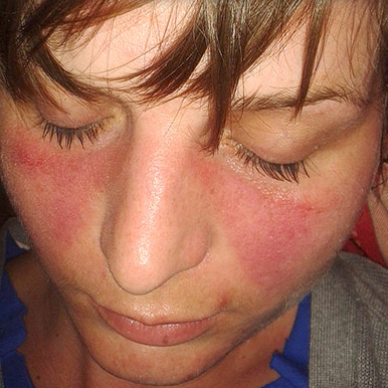
#> input picture Medical/Disease Images/Lupus.png, 388 x 388 px
$ jupyter execute --allow-errors 'Analysis of Autoimmune diseases diagnosis.ipynb'
#> lines starting #> are read from the running program, lines starting #| are printed output that depends on the picture
## Quantitative Analysis of Histopathological Images for Autoimmune Diseases Diagnosis

### Brief about the Autoimmune diseases

[cell 1]
import matplotlib.pyplot as plt
import matplotlib.image as mpimg

# Load images
img_lupus=mpimg.imread('Medical/Disease Images/Lupus.png')
#> img_lupus is the input picture: shape (388, 388, 4) float32; mean R, G, B, A 0.62, 0.41, 0.325, 1
img_arthritis=mpimg.imread('Medical/Disease Images/Arthritis.png')
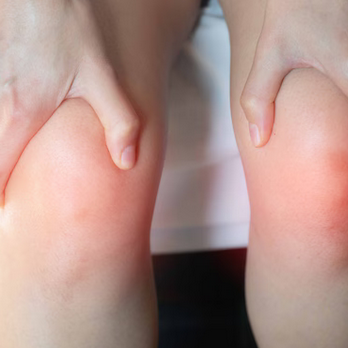
#> input picture Medical/Disease Images/Arthritis.png, 348 x 348 px
#> img_arthritis is the input picture: shape (348, 348, 4) float32; mean R, G, B, A 0.688, 0.566, 0.537, 1
img_sclerosis=mpimg.imread('Medical/Disease Images/Sclerosis.png')
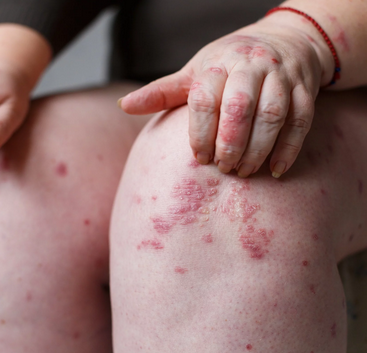
#> input picture Medical/Disease Images/Sclerosis.png, 367 x 353 px
#> img_sclerosis is the input picture: shape (353, 367, 4) float32; mean R, G, B, A 0.558, 0.433, 0.423, 1

# Create a figure with a single row and three columns
fig, axis=plt.subplots(1, 3, figsize=(12, 4))

# Display each image
axis[0].imshow(img_lupus)
axis[0].set_title('Lupus')
axis[0].axis('off')

axis[1].imshow(img_arthritis)
axis[1].set_title('Arthritis')
axis[1].axis('off')

axis[2].imshow(img_sclerosis)
axis[2].set_title('Sclerosis')
axis[2].axis('off')

# Adjust layout and display
plt.tight_layout()
plt.show()
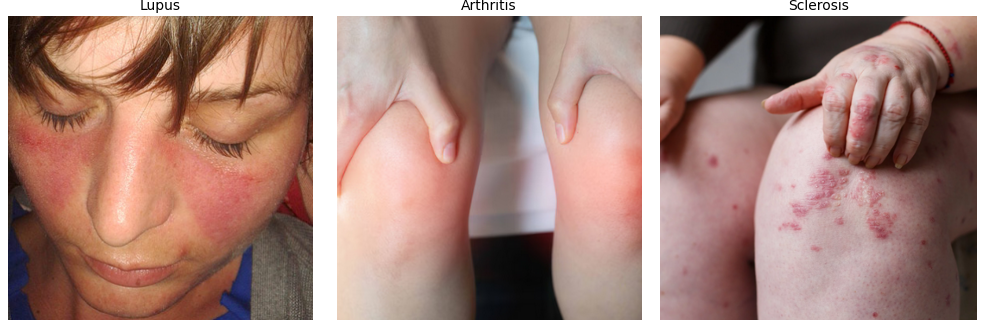
#> figure drawn by matplotlib, 3 panels
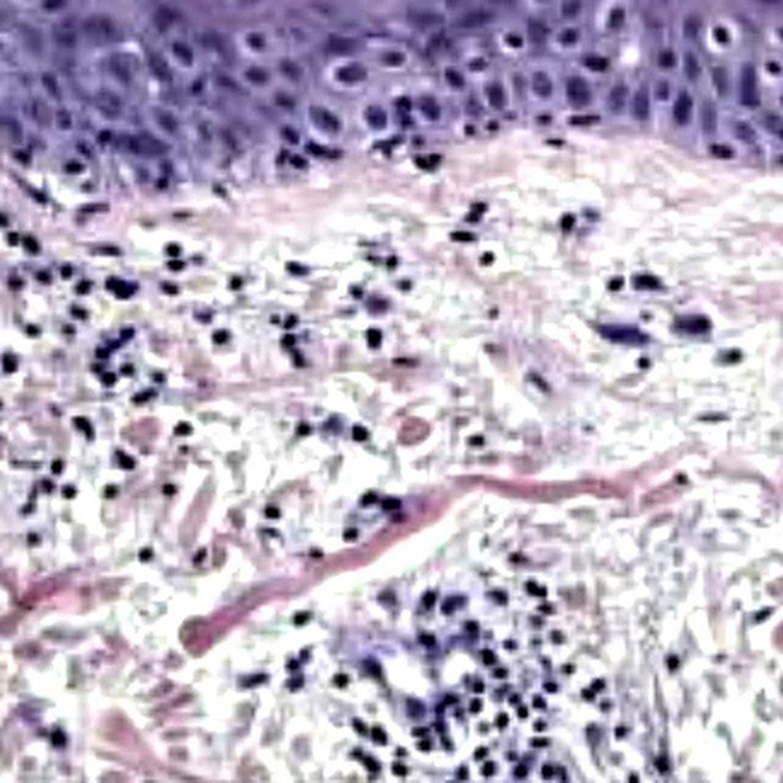
#> input picture Medical/Lupus/Lupus1.jpg, 1565 x 1565 px (shown at 1/2 size)
#> further down, image is the input picture: shape (1565, 1565, 3); mean B, G, R 196, 177.9, 187.1

### Importing Libraries

[cell 2]
import os
import cv2
import numpy as np
import matplotlib.pyplot as plt
from sklearn.model_selection import train_test_split
from sklearn.preprocessing import LabelEncoder
from tensorflow.keras.applications import VGG16
from tensorflow.keras.applications.vgg16 import preprocess_input
from tensorflow.keras.models import Model, Sequential
from tensorflow.keras.layers import Dense, Dropout, Flatten
from tensorflow.keras.utils import to_categorical
from tensorflow.keras.optimizers import Adam
from tensorflow.keras.layers import  GlobalAveragePooling2D
from tensorflow.keras.preprocessing.image import ImageDataGenerator
from sklearn.metrics import classification_report, confusion_matrix
from tensorflow.keras.applications import ResNet50
from tensorflow.keras.applications.resnet import preprocess_input
import seaborn as sns
import warnings
warnings.filterwarnings('always')
warnings.filterwarnings('ignore')

### Data Collection

[cell 3]
data_dir='Medical'
subdirectories=['Lupus', 'Arthritis', 'Sclerosis']

[cell 4]
fig,axis=plt.subplots(len(subdirectories),3,figsize=(8, 8))

#> (the rest of this cell did not finish here and is left out)

### Data Preprocessing

[cell 5]
cleaned_images = []

#> (the rest of this cell did not finish here and is left out)

[cell 6]
# Preprocessing Function
def preprocess_image(img):
    resized_img=cv2.resize(img, (224, 224))
    return resized_img

[cell 7]
preprocessed_images=[]
labels=[]

[cell 8]
for image,label in cleaned_images:
    preprocessed_img=preprocess_image(image)
    preprocessed_images.append(preprocessed_img)
    labels.append(label)
#> this loop made 3 passes
#> pass 1, in preprocess_image, `resized_img=cv2.resize(img, (224, 224))`:
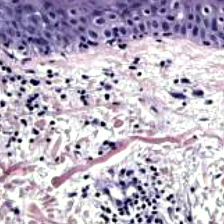
#> resized_img: shape (224, 224, 3); mean B, G, R 195.9, 177.8, 187
#> pass 2, in preprocess_image (call 2), `resized_img=cv2.resize(img, (224, 224))`:
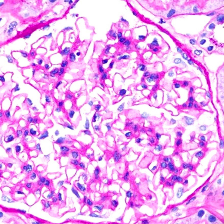
#> resized_img: shape (224, 224, 3); mean of channels 0, 1, 2 239.5, 173.2, 235.5; drawn as B, G, R
#> pass 3, in preprocess_image (call 3), `resized_img=cv2.resize(img, (224, 224))`:
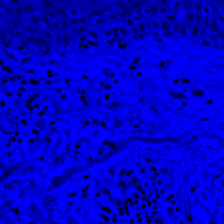
#> resized_img: shape (224, 224, 3); mean of channels 0, 1, 2 196.1, 0, 0; drawn as B, G, R
